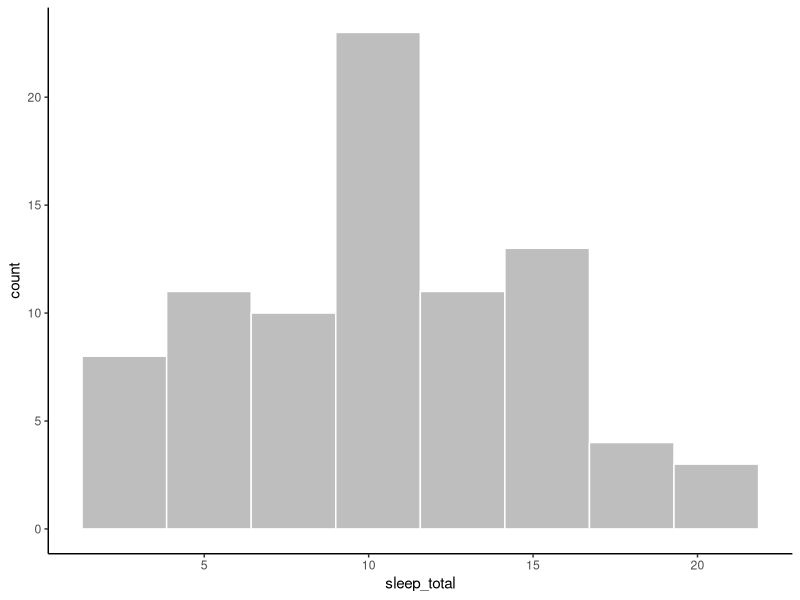
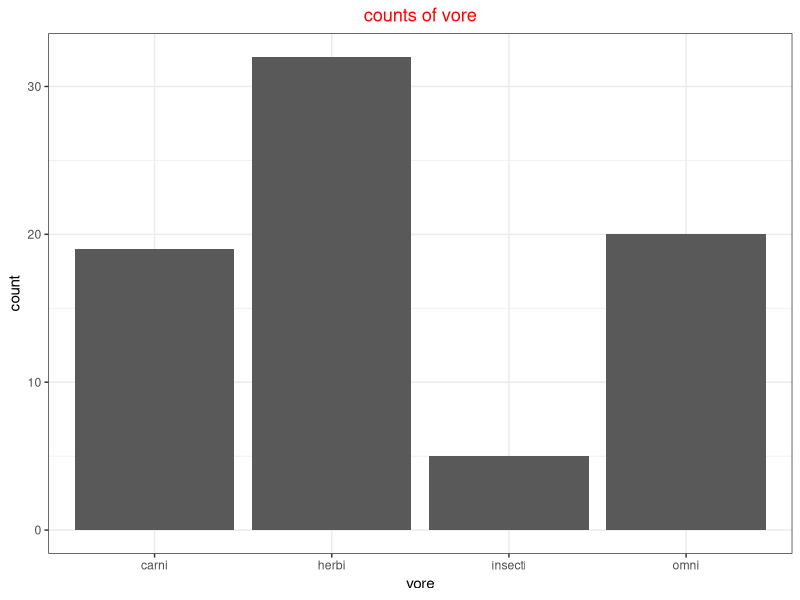
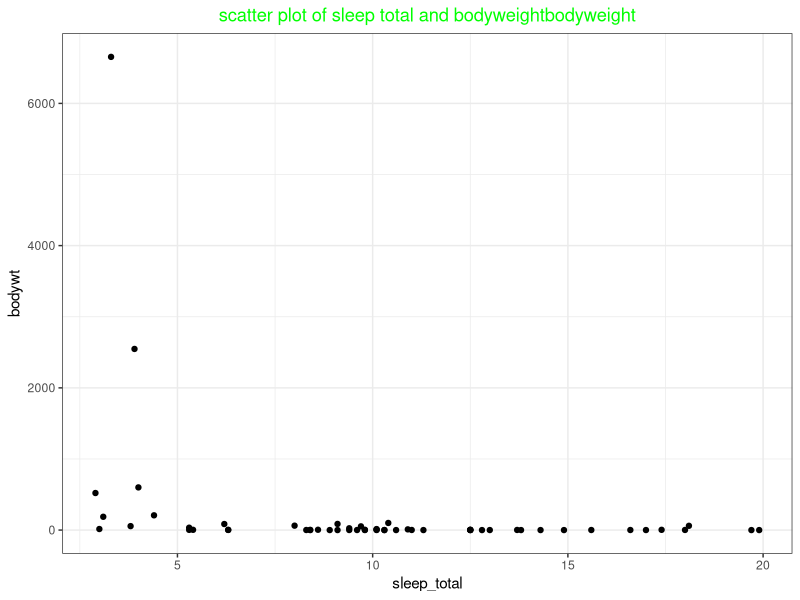
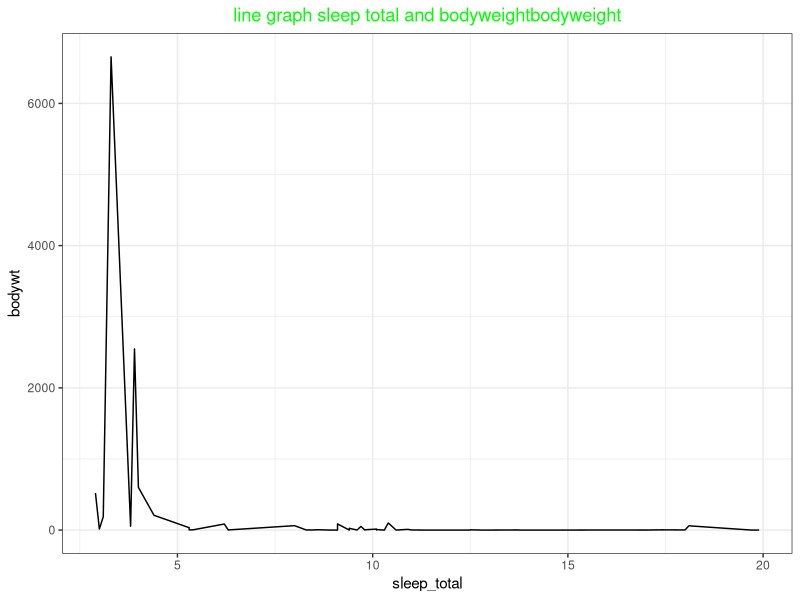
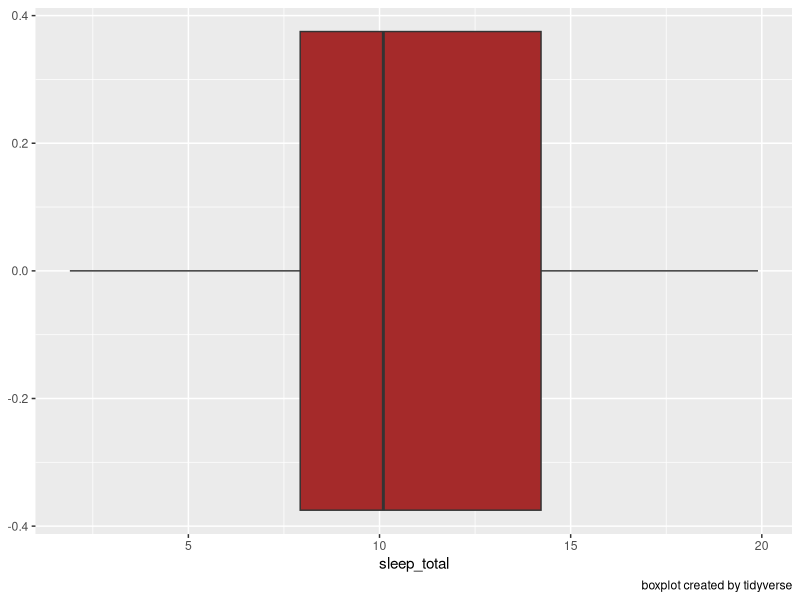
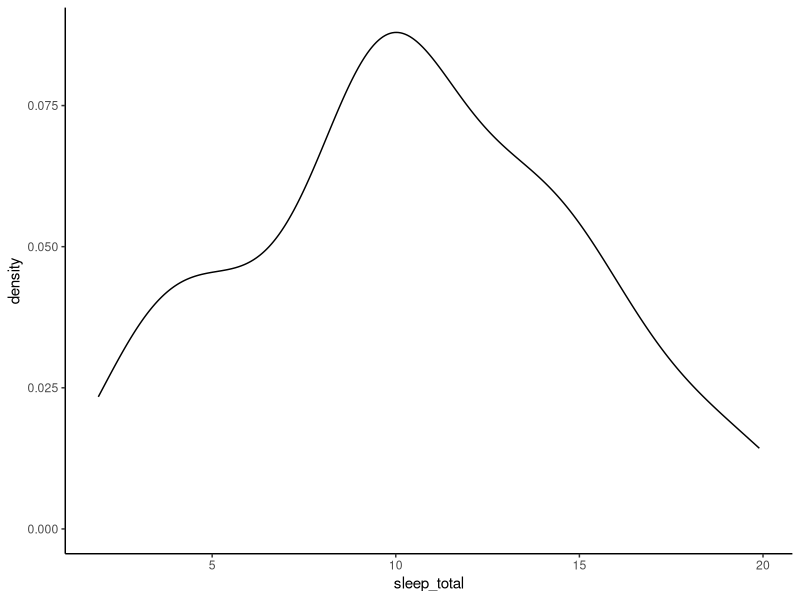
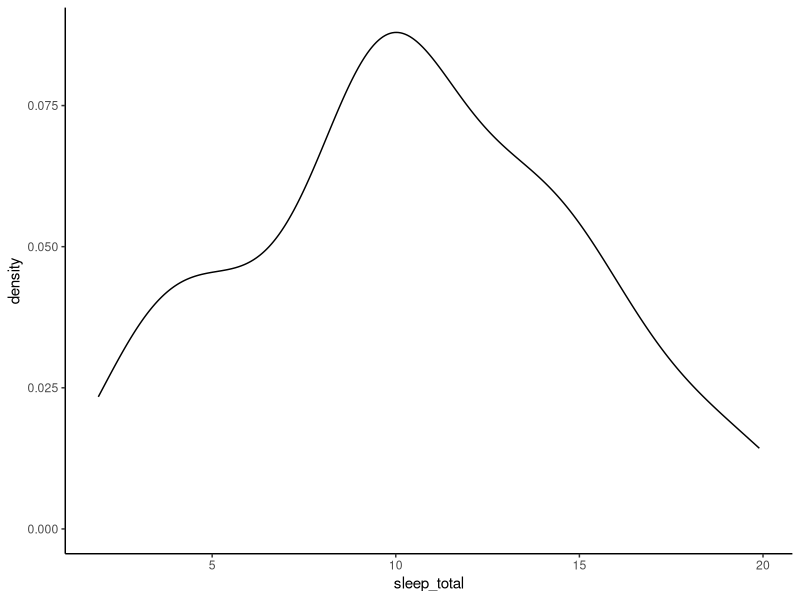

These figures' R source, in order:
################################################################################
################## SASMU TRAINING 15 MARCH 2024 ################################
##################### tidyverse package ########################################

#The tidyverse is a collection of R packages designed specifically for data 
#science. It was created with the aim of making data cleaning, manipulation,
#visualization, and modeling easier and more efficient.

## install package using install.package()
install.packages('tidyverse')

## call the package tidyverse using function library()
library(tidyverse)
## dataset to use
#data() to check dataset present
?msleep
## check data
head(msleep) # to view the top 6 rows
tail(msleep) # to view the bottom 6 rows 
glimpse(msleep) ## looking at structure of the dataset
view(msleep) ## to view full data 
names(msleep) ## to extract the variable names

#how deal with categorical variable-------------
#unique
msleep %>% 
  pull(vore) %>% 
  unique() 
#count
msleep %>% 
  count(vore) %>% 
  view()
## slice
msleep %>% 
  count(vore) %>% 
  slice(1) # specific row 

# to obtain top 3
msleep %>% 
  count(vore) %>% 
  slice_head(n=3)
# or 
msleep %>% 
  count(vore) %>% 
  head(n=3)

# to obtain bottom 3
msleep %>% 
  count(vore) %>% 
  slice_tail(n=3)
#or
msleep %>% 
  count(vore) %>% 
  tail(n=3)

#how to select variable-----
msleep%>%
  select(name,sleep_total)%>% ## to select variable in a dataset
  View()
msleep%>%
  select(-name,-sleep_total)%>% ## to remove  variable in a dataset use -
  View()
msleep%>%
  select(ends_with('wt'))%>% # to select the variable names that end with a particular character
  View()
msleep%>%
  select(starts_with('sleep'))%>%# to select the variable names that start with a particular character
  View()
msleep %>% 
  select(2:4,awake,starts_with('sleep'),
         contains('wt')) %>% 
  view()
#how to rename a variable name -----
df<-msleep %>% 
  rename('conserv'='conservation') %>% #start with new name
  select(name, conserv) %>% 
  view()
#sorting-------
#descending order
msleep %>% 
  select(vore) %>% 
  count(vore) %>% 
  arrange(desc(n)) %>% 
  view()
## ascending order
msleep %>% 
  select(vore) %>% 
  count(vore) %>% 
  arrange(n) %>% 
  view()

#how to filter observations-----
msleep %>% 
  filter(vore =="carni" )%>% ## exact  vore
  view()

msleep %>% 
  select(name,sleep_total)%>%
  filter(sleep_total<10 )%>%  ## sleep_total which is less than 10 
  view()

msleep %>% 
  select(name,vore,sleep_total)%>%
  filter(vore %in% c("carni","herbi" ))%>% ## 
  view()

msleep %>% 
  select(name,sleep_total) %>% 
  filter(between(sleep_total,8,10)) %>%  
  view()

msleep %>% 
  select(name,order,bodywt,sleep_total) %>% 
  filter(order=="Carnivora",bodywt>20) %>% 
  view()
msleep %>% 
  select(name,order,bodywt,sleep_total) %>% 
  filter(order=="Carnivora"| bodywt>20) %>%  # return is either is true
  view()
msleep %>% 
  select(name,order,bodywt,sleep_total) %>% 
  filter(order=="Carnivora"& bodywt>20) %>%  # return if all are true
  view()
msleep %>% 
  select(name,sleep_total) %>% 
  filter(name=="Cow"|
           name=="Dog"|
           name=="Goat") %>%  
  view()
my_data2<-msleep %>% 
  select(name,sleep_total) %>% 
  filter(near(sleep_total,17,tol=0.5)) %>%  
  view()
#how to create column variable using mutate------
msleep %>%
  select(brainwt) %>% 
  mutate(brainwt_in_grams=brainwt*1000) %>% 
  view()
#lets us add a column called body height in (cm)
df<-msleep %>% 
  mutate(bodyht=rnorm(83,50,10)) %>% 
  select(name,bodyht) %>% 
  view()
#else_if
size_of_brain<-msleep %>% 
  select(name,brainwt) %>% 
  drop_na(brainwt) %>% 
  mutate(brain_size=if_else(brainwt>0.01,
                            "bright","foolish")) %>% 
  view()
#recode 
size_of_brain<-msleep %>% 
  select(name,brainwt) %>% 
  drop_na(brainwt) %>% 
  mutate(brain_size=if_else(brainwt>0.01,
                            "bright","foolish")) %>% 
  mutate(brain_code=recode(brain_size,
                           "bright"=1,
                           "foolish"=2 )) %>%
  view()

#dealing with stings---------
# upper  case
uppe<-msleep %>% 
  select(name) %>% 
  mutate(names=str_to_upper(name)) %>% 
  view()
#lower case
uppe<-msleep %>% 
  select(name) %>% 
  mutate(names=str_to_lower(name)) %>% 
  view()
# count
uppe<-msleep %>% 
  select(name) %>% 
  mutate(names=str_count(name)) %>% 
  view()

#summary and creating summary table
# summary
msleep %>% 
  select(sleep_total,brainwt) %>% 
  summary()
#create a summary table
msleep %>% 
  drop_na(vore) %>% 
  group_by(vore) %>% 
  summarise(lower=min(sleep_total),
            average=mean(sleep_total),
            upper=max(sleep_total),
            difference=max(sleep_total)-min(sleep_total)) %>% 
  arrange(average) %>% 
  view()
# table, pivot wider and longer-------
#table
msleep %>% 
  select(vore) %>% 
  table() %>% 
  view()

wide_data<-msleep %>%
  select(name,order, vore) %>% 
  drop_na() %>% 
  pivot_wider(names_from = vore,values_from = order )%>% 
  view()
long_data<-wide_data %>% 
  pivot_longer(2:5,
               names_to = "vore",values_to = "order") %>% 
  view()

#how to separate, fill, unite and replace -------
# create a data frame 
name<-data.frame(Name=c("maurice odhiambo",
                     "moses Macdonald",
                     "Catherine wavering "))
# separate 
d1<-name%>% 
  separate(col = Name,
           into = c("first name","last name"),
           sep = " ") %>% 
  view()
#unite
d1 %>% 
  unite(col = "full names",
        "first name","last name",
        sep = " ") %>% 
  view()
# replace
name <- name %>%
  mutate(Name = replace(Name, 
                        Name == "maurice odhiambo",
                        "Maurice willington")) %>% 
  view()
#how to fill
# create a data frame 
data<-data.frame(type=c('domestic',NA,NA,NA,"wild",NA,NA,NA),
                 animals=c('dog','cow','donkey','cat', 'elephant',
                           'monkey','lion','tiger'))
view(data)
# fill
data %>% 
  fill(type) %>% 
  view()

#ggplot----------
# histogram
msleep %>% 
  select(sleep_total,order) %>% 
  drop_na() %>% 
  ggplot(mapping = aes(sleep_total))+
  geom_histogram(bins = 8,color='white',fill='grey')+
  theme_classic()

#barplot
view(msleep)
msleep %>% 
  select(vore) %>% 
  drop_na() %>% 
  ggplot(mapping = aes(vore))+ 
  geom_bar()+ # barplot
  labs(title= "counts of vore", # labeling
       xaxis='vore',
       yaxis='counts')+
  theme_bw()+ # theme
  theme(plot.title = element_text(color = "red",hjust = 0.5,)) # customize theme

#scatter plot
msleep %>% 
  select(sleep_total,brainwt,bodywt) %>% 
  drop_na() %>% 
  ggplot(mapping = aes(sleep_total,bodywt))+
  geom_point()+
  labs(title= "scatter plot of sleep total and bodyweightbodyweight",
       xaxis='sleep total',
       yaxis='body weight')+
  theme_bw()+
  theme(plot.title = element_text(color = "green",hjust = 0.5,))

#line graph
msleep %>% 
  select(sleep_total,brainwt,bodywt) %>% 
  drop_na() %>% 
  ggplot(mapping = aes(sleep_total,bodywt))+
  geom_line()+
  labs(title= "line graph sleep total and bodyweightbodyweight",
       xaxis='sleep total',
       yaxis='body weight')+
  theme_bw()+
  theme(plot.title = element_text(color = "green",hjust = 0.5,)) 

#boxplot
msleep %>% 
  select(sleep_total,order,vore) %>% 
  drop_na() %>% 
  ggplot(mapping = aes(sleep_total))+
  geom_boxplot(fill='brown')+
  labs(caption = "boxplot created by tidyverse")
  #coord_flip()+
  #facet_wrap(~vore)+
  theme_classic()

# density plot
msleep %>% 
  select(sleep_total,order) %>% 
  drop_na() %>% 
  ggplot(mapping = aes(sleep_total))+
  geom_density ()+
  theme_classic()
# how to save 
ggsave("msleep.png",height = 7,width = 10,units = "cm",dpi = 300)


#---------------
print(matrix(rep('thank you',15),ncol=1))
#--------------
